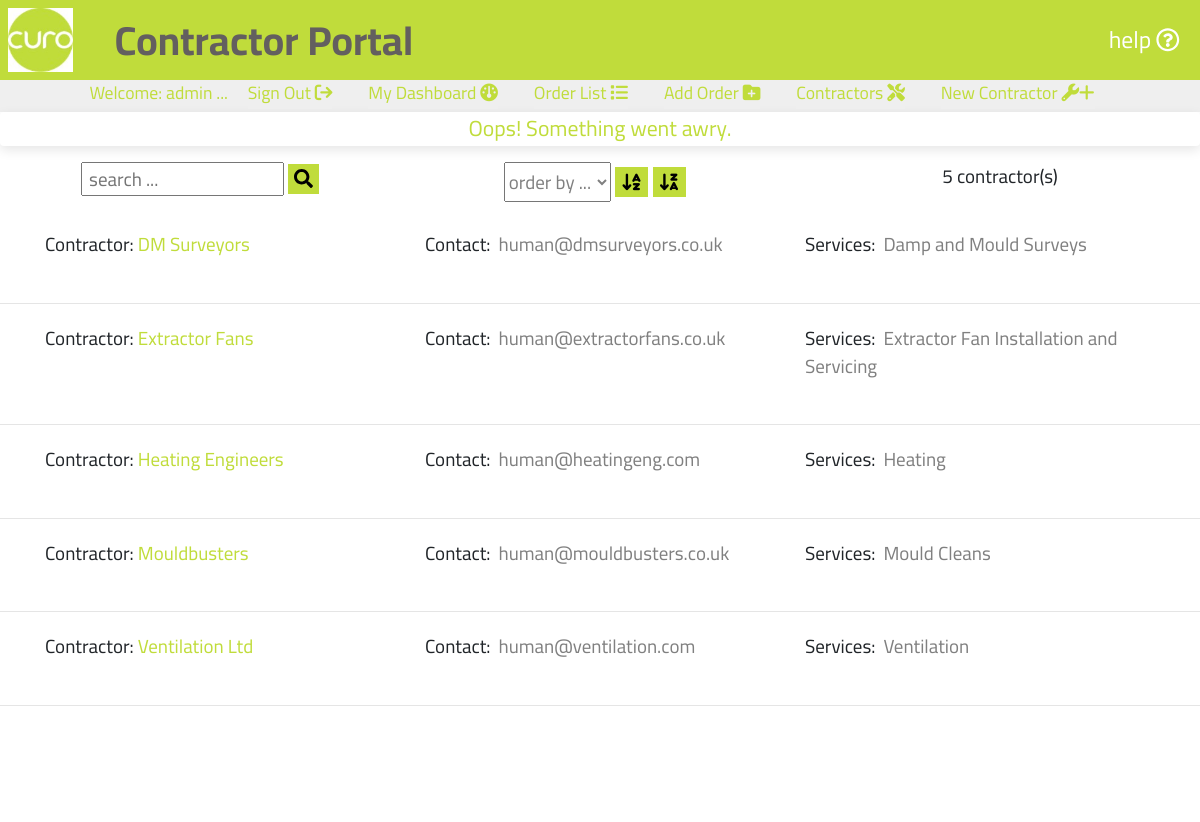
The page /contractors001/saveNewContractor (signed in) on the database its author committed.
### portal001/models.py (models this page shows, shortened)
class Contractors(models.Model):
    class Meta:
        verbose_name_plural = 'Contractors'
    contractor = models.CharField(max_length=254, null=False, primary_key=True)
    secondaryContact = models.EmailField(max_length=254, unique=True)
    services = models.CharField(max_length=9999, null=True, blank=True)

### contractors001/views.py (the view)
# urls.py: path('saveNewContractor',
def saveNewContractor(request):
    abort_save = 0
    if request.method == 'POST':
        form = ContractorForm(request.POST)
        """ validate the form data """
        validate_contractor = form.data['contractor']
        if not re.match("^[a-zA-Z ]+$", ''.join(validate_contractor)):
            messages.success(request, mark_safe('There was a problem with \
                                                 Contractor.'))
            abort_save = 1
        validate_secondaryContact = form.data['secondaryContact']
        if not re.match("^(\w|\.|\_|\-)+[@](\w|\_|\-|\.)+[.]\w{2,3}$",
                        ''.join(validate_secondaryContact)):
            messages.success(request, mark_safe('There was a problem with \
                    secondaryContact.'))
            abort_save = 1
        validate_services = form.data['services']
        if not re.match("^[0-9 a-z A-Z?:@',|.-]+$",
                        ''.join(validate_services)):
            messages.success(request, mark_safe('There was a problem with \
                    Services.'))
            abort_save = 1
        """ check if that Contractor already exists """
        contractors = Contractors.objects.all()
        this_contractor = form.data['contractor']
        contractor_exists = (contractors.filter
                        (contractor=this_contractor))
        if contractor_exists:
            messages.success(request, 'That Contractor Number already exists!')
        else:
            if abort_save != 1:
                if form.is_valid():
                    form.save()
                else:
                    messages.success(request, 'Contractor not valid.')
    else:
        messages.success(request, 'Oops! Something went awry.')
    contractorlist = Contractors.objects.all().order_by('contractor')
    contractor_list_length = contractorlist.count()
    context = {
        'contractorlist': contractorlist,
        'contractor_list_length': contractor_list_length,
    }
    return render(request, 'curo/contractorlist.html', context)

### contractors001/templates/curo/contractorlist.html (shortened to what this page needs)
{% extends "basemodule001.html" %}
{% load static %}
{% block content %}
    {% if user.is_authenticated %}
        <section id="textsection">
            {% if user.is_authenticated %}
                <div class ="row mt-3 mb-3 searchform">
                    <div class="col-lg-4 mb-2">
                        <form action="{% url 'searchContractors' %}" method="GET" id="search_form" >
                            <input class="search-input text-blue text-xs" type="text" name="search_string" id="search_string" placeholder=" search ..." maxlength="50">
                            <button class="mt-0 text-center" type="submit" onclick="return validateSearch();">
                                <i class="fas fa-search"></i>
                            </button>
                        </form>
                    </div>
                    <div class="col-lg-4">
                        <form action="{% url 'orderContractors' %}" method="GET" id="order_field_form" >
                            <select class="search-input text-blue text-xs" type="text" name="order_field" id="order_field" placeholder=" order by ..." maxlength="50">
                                <option value="blank">order by ...</option>
                            </select>
                            <button class="mt-0 text-center" type="submit" onclick="return orderAz();">
                                <i class="fa-solid fa-arrow-down-a-z"></i>
                            </button>
                            <button class="mt-0 text-center" type="submit" onclick="return orderZa();">
                                <i class="fa-solid fa-arrow-down-z-a"></i>
                            </button>
                        </form>
                    </div>
                    <div class="col-lg-4">
                        <p class="">{{ contractor_list_length }} contractor(s)</p>
                    </div>
                </div>
                {% for contractor in contractorlist %}
                    <div class="orderlist ml-auto mr-auto">
                        <div class ="row">
                            <div class="col-lg-4">
                                <p class="pb-0 pl-0 mt-1 mb-1">Contractor: <a class="orange-highlight" href ="{% url 'selectContractor' contractor.contractor %}">{{ contractor.contractor }}</a></p>
                            </div>
                            <div class="col-lg-4">
                                <div class="mt-1 mb-1">Contact:<span class="orderlistspan pl-2 pr-2 mb-4">{{ contractor.secondaryContact }}</span></div>
                            </div>
                            <div class="col-lg-4">
                                <div class="mt-1 mb-1">Services:<span class="orderlistspan pl-2 pr-2 mb-4">{{ contractor.services }}</span></div>
                            </div>
                        </div>
                    </div>
                    <br>
                    <hr>
                {% endfor %}
            {% endif %}
        </section>
    {% endif %}
{% endblock %}

### templates/includes/templates/topper.html (shortened to what this page needs)
<div id="topper" class="d-block align-vertically align-horizontally">
    {% if user.is_authenticated %}
    <p class="d-none d-lg-block paramedium ml-auto mr-auto">Welcome: <span id="user-name">{{ user.username }}</span> ...
        <a class="mr-3 ml-3" href="{% url 'account_logout' %}"> Sign Out <i class="fa-solid fa-arrow-right-from-bracket"></i></a>
        {% if page == 'dashboard' %}
            <a class="mr-3 ml-3 page" href="{% url 'dashboard' 'all' %}"> My Dashboard <i class="fa-solid fa-gauge"></i></a>
        {% else %}
            <a class="mr-3 ml-3" href="{% url 'dashboard' 'all' %}"> My Dashboard <i class="fa-solid fa-gauge"></i></a>
        {% endif %}
        {% if page == 'orderlist' %}
            <a class="mr-3 ml-3 page" href="{% url 'curo' %}"> Order List<i class="fa-solid fa-list"></i></a>
        {% else %}
            <a class="mr-3 ml-3" href="{% url 'curo' %}"> Order List <i class="fa-solid fa-list"></i></a>
        {% endif %}
        {% for group in user.groups.all %}
            {% if group.name == 'Edit' %}
                {% if page == 'ordernew' %}
                    <a class="mr-3 ml-3 page" href="{% url 'createOrder' %}"> Add Order <i class="fa-solid fa-folder-plus"></i></a>
                {% else %}
                    <a class="mr-3 ml-3" href="{% url 'createOrder' %}"> Add Order <i class="fa-solid fa-folder-plus"></i></a>
                {% endif %}
            {% endif %}
        {% endfor %}
        {% if page == 'contractorlist' %}
            <a class="mr-3 ml-3 page" href="{% url 'curoContractors' %}"> Contractors <i class="fa-solid fa-screwdriver-wrench"></i></a>
        {% else %}
            <a class="mr-3 ml-3" href="{% url 'curoContractors' %}"> Contractors <i class="fa-solid fa-screwdriver-wrench"></i></a>
        {% endif %}
        {% for group in user.groups.all %}
            {% if group.name == 'Edit' %}
                {% if contractorlist %}
                    {% if page == 'contractornew' %}
                        <a class="mr-3 ml-3 page" href="{% url 'newContractor' %}"> New Contractor <i class="fa-solid fa-wrench">+</i></a>
                    {% else %}
                        <a class="mr-3 ml-3" href="{% url 'newContractor' %}"> New Contractor <i class="fa-solid fa-wrench">+</i></a>
                    {% endif %}
                {% endif %}
            {% endif %}
        {% endfor %}
    </p>
    {% else %}
    <p class="paramedium">Welcome: Please sign in to continue ...
        <a class="mr-3 ml-3" href ="{% url 'account_login' %}"> Sign In <i class="fa-solid fa-arrow-right-to-bracket"></i></a>
    </p>
    {% endif %}
</div>

### static/css/stylescuro.css (style rules this page uses)
body, html { padding: 0; margin: 0; }
.align-vertically { display: flex; align-items: center; justify-content: center; }
a { background-color: transparent; color: #ffffff; }
.orange-highlight, .order-number { color: #C0DC3B; }
.row { margin-right: 0; margin-left: 0; }
#textsection, #certsection { background-color: #ffffff; font-family: 'Cairo', sans-serif; text-align: center; min-height: 82.5vh; }
#topper, #topper a { background-color: #EFEFEF; color: #C0DC3B; height: 4vh; text-align: center; font-family: 'Cairo', sans-serif; }
#textsection p { padding: 0 2.5vh 2.5vh; margin: 0; }
#textsection button { margin-top: 2.5vh; background-color: #C0DC3B; border: none; font-size: calc(2.5vh + (10 - 2.5) * ((100vw - 300px) / 1620)); }
.orderlist { width: 95vw; }
.orderlist p, .orderlist div { text-align: left; list-style-type: none; }
#textsection .orderlist p { padding-left: 15px; }
.orderlist .orderlistspan, .search-input { color: gray; }

### rows shown on the page
Contractors: contractor "DM Surveyors", secondaryContact "human@dmsurveyors.co.uk", services "Damp and Mould Surveys"
Contractors: contractor "Extractor Fans", secondaryContact "human@extractorfans.co.uk", services "Extractor Fan Installation and Servicing"
Contractors: contractor "Heating Engineers", secondaryContact "human@heatingeng.com", services "Heating"
Contractors: contractor "Mouldbusters", secondaryContact "human@mouldbusters.co.uk", services "Mould Cleans"
Contractors: contractor "Ventilation Ltd", secondaryContact "human@ventilation.com", services "Ventilation"

### other values the page prints
{{ user.username }} "admin"
{{ message }} "Oops! Something went awry."
{{ contractor_list_length }} "5"
